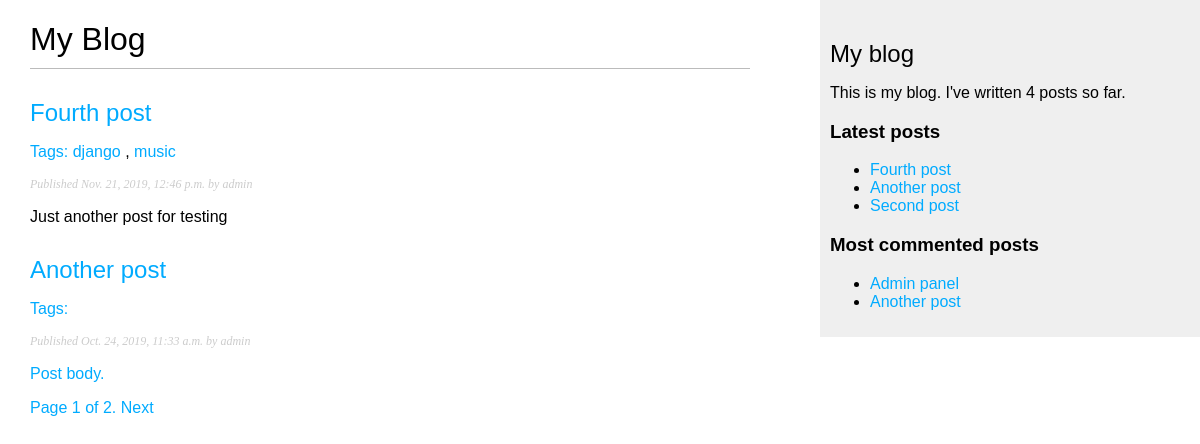
/blog/, run on an earlier commit of the app's database.
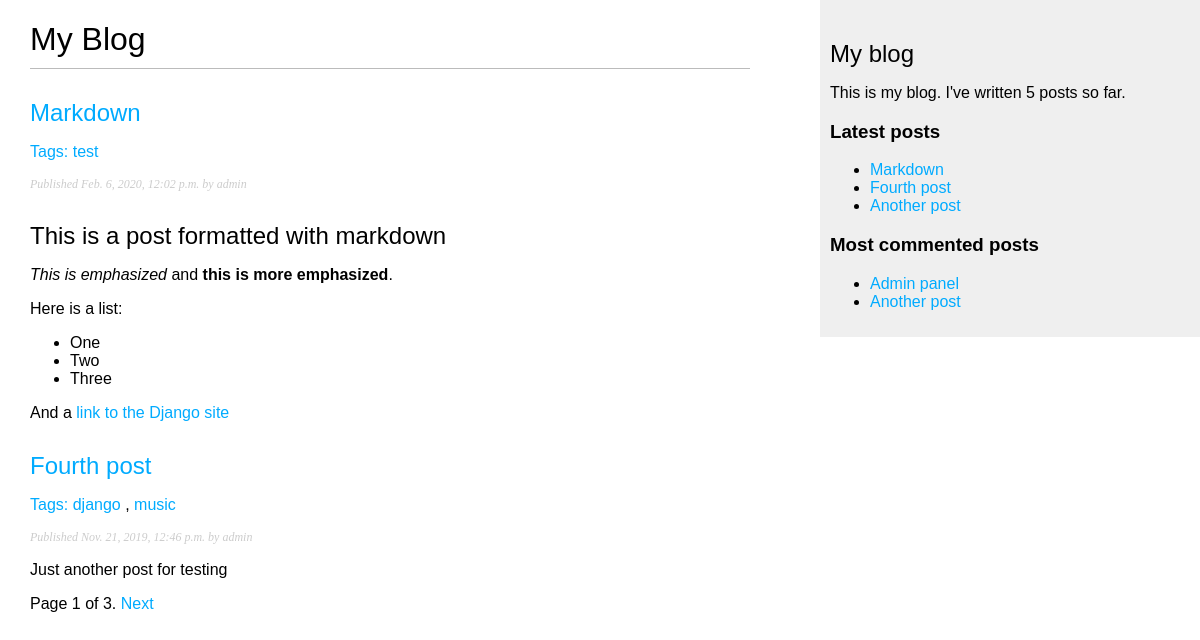
And on a later commit of the database.
### blog/models.py (models this page shows, shortened)
class Post(models.Model):
	STATUS_CHOICES = (
		('draft', 'Draft'),
		('published', 'Published'),
	)
	title = models.CharField(max_length=250)
	slug = models.SlugField(max_length=250, unique_for_date='publish')
	author = models.ForeignKey(User, on_delete=models.CASCADE, related_name='blog_posts')
	body = models.TextField()
	publish = models.DateTimeField(default=timezone.now)
	created = models.DateTimeField(auto_now_add=True)
	updated = models.DateTimeField(auto_now=True)
	status = models.CharField(max_length=10, choices=STATUS_CHOICES, default='draft')
	objects = models.Manager() # Default manager
	published = PublishedManager() # New manager
	tags = TaggableManager()
	class Meta:
		ordering = ('-publish',)
	def get_absolute_url(self):
		return reverse('blog:post_detail', args=[self.publish.year, self.publish.month, self.publish.day, self.slug])

### blog/views.py (the view)
# urls.py: path('', views.post_list, name='post_list'),
def post_list(request, tag_slug=None):
	object_list = Post.published.all()
	tag = None
	if tag_slug:
		tag = get_object_or_404(Tag, slug=tag_slug)
		object_list = object_list.filter(tags__in=[tag])
	paginator = Paginator(object_list, 2)
	page = request.GET.get('page')
	try:
		posts = paginator.page(page)
	except PageNotAnInteger:
		posts = paginator.page(1)
	except EmptyPage:
		posts = paginator.page(paginator.num_pages)
	return render(request, 'blog/post/list.html', {'page': page, 'posts': posts, 'tag': tag})

### blog/models.py (called while the page is built)
		def get_queryset(self):
			return super().get_queryset().filter(status='published')

### blog/templatetags/blog_tags.py (called while the page is built)
@register.simple_tag
def total_posts():
	return Post.published.count()

@register.inclusion_tag('blog/post/latest_posts.html')
def show_latest_posts(count=5):
	latest_posts = Post.published.order_by('-publish')[:count]
	return {'latest_posts': latest_posts}

@register.simple_tag
def get_most_commented_posts(count=2):
	return Post.published.annotate(total_comments=Count('comments'))\
							.order_by('-total_comments')[:count]

@register.filter(name='markdown')
def markdown_format(text):
	return mark_safe(markdown.markdown(text))

### blog/templates/blog/post/list.html (shortened to what this page needs)
{% extends "blog/base.html" %}
{% load blog_tags %}
{% block content %}
	<h1>My Blog</h1>
	{% for post in posts %}
		<h2>
			<a href="{{ post.get_absolute_url }}">{{ post.title }}<a/>
		</h2>
		<p class="tags">Tags:
			{% for tag in post.tags.all %}
				<a href="{% url 'blog:post_list_by_tag' tag.slug %}">
					{{ tag.name }}
				</a>
				{% if not forloop.last %}, {% endif %}
			{% endfor %}
		</p>
		<p class="date">Published {{ post.publish }} by {{ post.author }}</p>
		{{ post.body|markdown|truncatewords_html:30 }}
	{% endfor %}
	{% include "pagination.html" with page=posts %}
{% endblock %}

### blog/templates/blog/base.html (shortened to what this page needs)
{% load blog_tags %}
{% load static %}
<!DOCTYPE html>
<html lang="en">
<head>
	<link href="{% static 'css/blog.css' %}" rel="stylesheet">
</head>
<body>
	<div id="content">
		{% block content %}
		{% endblock %}
	</div>
	<div id="sidebar">
		<h2>My blog</h2>
		<p>This is my blog. I've written {% total_posts %} posts so far.</p>
		<h3>Latest posts</h3>
		{% show_latest_posts 3 %}
		<h3>Most commented posts</h3>
		{% get_most_commented_posts as most_commented_posts %}
		<ul>
			{% for post in most_commented_posts %}
				<li><a href="{{ post.get_absolute_url }}">{{ post.title }}</a></li>
			{% endfor %}
		</ul>
	</div>
</body>
</html>

### blog/templates/blog/post/latest_posts.html
<ul>
	{% for post in latest_posts %}
		<li><a href="{{ post.get_absolute_url }}">{{ post.title }}</a></li>
	{% endfor %}
</ul>

What changed in the data, as far as the page shows it:
no longer on this page (row unchanged): Post: title "Second post", shown under "Latest posts"
no longer on one of the page's lists (row unchanged): Post: title "Another post", publish "Oct. 24, 2019, 11:33 a.m.", author "admin", body "Post body."
added Post: title "Markdown", publish "Feb. 6, 2020, 12:02 p.m.", author "admin", body "This is a post formatted with markdown This is emphasized and this is more emphasized . Here is a list: One Two Three And a link to the Django site"
added Tag: name "test", shown under "Markdown"
Also different on the page:
{{ page.paginator.num_pages }}: "2" → "3"
text no longer shown: "4"
text now shown: "5"
